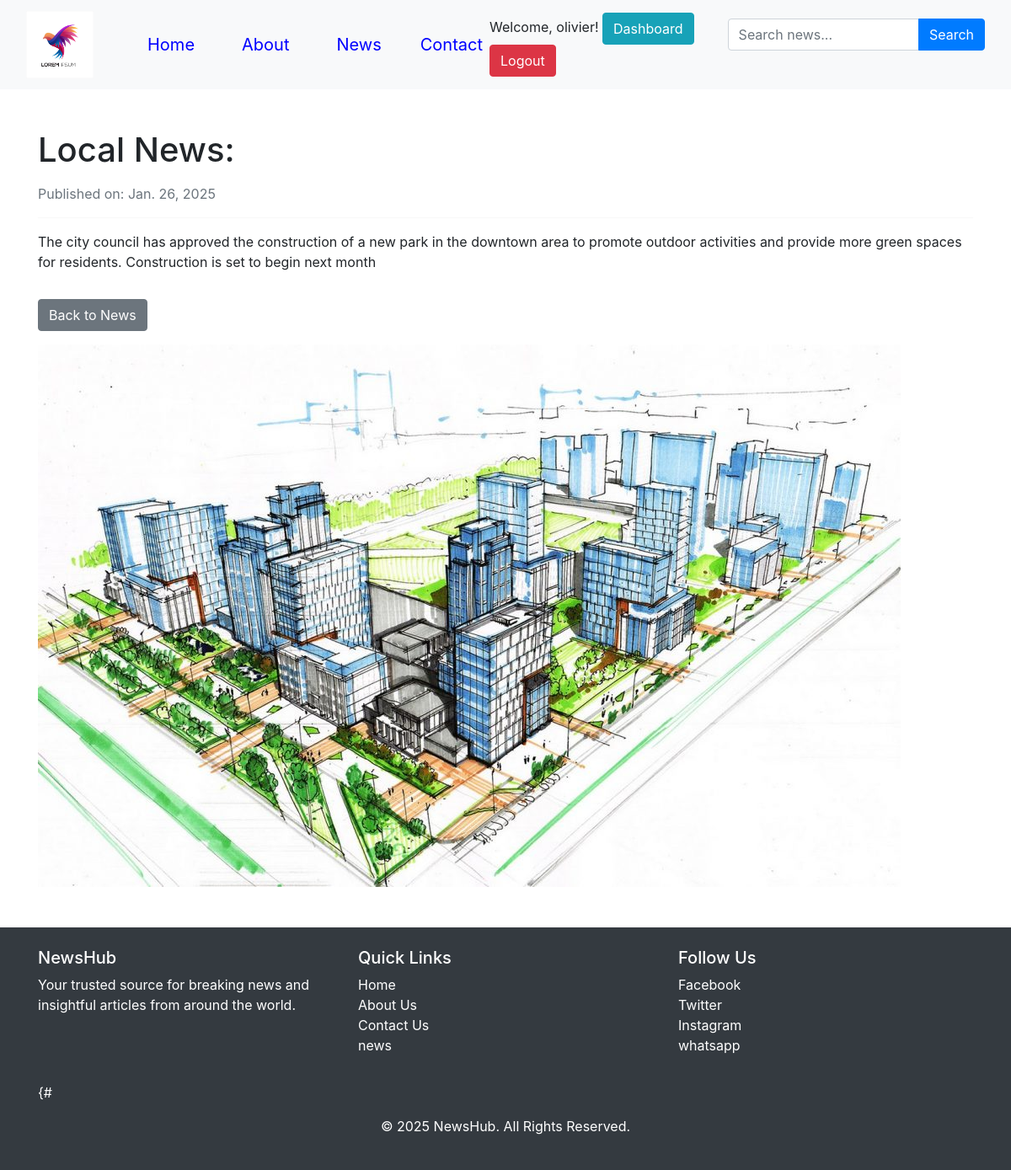
The page /news/eee/ (signed in) on the database its author committed.
### newsapp/models.py (models this page shows, shortened)
class User(AbstractUser):
    is_admin = models.BooleanField(default=False)

class News(models.Model):
    title = models.CharField(max_length=200)
    summary = models.TextField()
    content = models.TextField()
    date = models.DateField(auto_now_add=True)
    image = models.ImageField(upload_to='news/', blank=True, null=True)
    url = models.SlugField(unique=True, max_length=100)

### newsapp/views.py (the view)
# urls.py: path('news/<slug:url>/', news_detail, name='news_detail'), # Single news detail
def news_detail(request, url):
    news = get_object_or_404(News, url=url)
    return render(request, 'news_detail.html', {'news': news})

### templates/news_detail.html
{% extends 'base.html' %}
{% block content %}
  <div class="container py-5">
    <h1 class="mb-3">{{ news.title }}</h1>
    <p class="text-muted">Published on: {{ news.date }}</p>
    <hr>
    <p>{{ news.content }}</p>
    <a href="{% url 'news_list' %}" class="btn btn-secondary mt-3">Back to News</a>
  {% if news.image %}
    <img src="{{ news.image.url }}" class="img-fluid mt-3" alt="{{ news.title }}">
  {% endif %}
  </div>
{% endblock content %}

### templates/base.html (shortened to what this page needs)
<!DOCTYPE html>
<html>
{% load static %}
<head>
    <link href="https://cdn.jsdelivr.net/npm/bootstrap@5.3.3/dist/css/bootstrap.min.css" rel="stylesheet">
       <link rel="stylesheet" href="https://stackpath.bootstrapcdn.com/bootstrap/4.5.2/css/bootstrap.min.css">
</head>
<body>
<nav class="navbar navbar-expand-lg bg-body-tertiary">
  <div class="container-fluid">
    <a class="navbar-brand" href="#"><img src="{% static 'mylog.avif' %}" alt="Logo" width="80" height="80"> </a>
    <div class="collapse navbar-collapse" id="navbarSupportedContent">
      <ul class="navbar-nav me-auto mb-2 mb-lg-0">
        <li class="nav-item">
          <a class="nav-link active" aria-current="page" href="{% url 'home' %}" style="margin-left: 40px; color: blue; font-size: 20px;">Home</a>
        </li>
           <li class="nav-item">
          <a class="nav-link active" aria-current="page" href="{% url 'about' %}" style="margin-left: 40px; color: blue; font-size:20px;">About</a>
        </li>
           <li class="nav-item">
          <a class="nav-link active" aria-current="page" href="{% url 'news_list' %}" style="margin-left: 40px; color: blue; font-size:20px;">News</a>
        </li>
           <li class="nav-item">
          <a class="nav-link active" aria-current="page" href="{% url 'contact_us' %}" style="margin-left: 30px; color: blue; font-size: 20px;">Contact</a>
        </li>
      </ul>
        <nav>
    {% if user.is_authenticated %}
        <span>Welcome, {{ user.username }}!</span>
        {% if user.is_staff %}
            <a href="{% url 'dashboard' %}" class="btn btn-info">Dashboard</a>
        {% endif %}
        <form method="POST" action="{% url 'logout' %}" style="display:inline;">
            <button type="submit" class="btn btn-danger">Logout</button>
        </form>
    {% else %}
        <a href="{% url 'login' %}" class="btn btn-primary">Login</a>
        <a href="{% url 'signup' %}" class="btn btn-secondary">Sign Up</a>
    {% endif %}
</nav>
     <form method="get" action="{% url 'search_results' %}" class="mb-4">
        <div class="input-group">
            <input type="text" class="form-control" name="query" placeholder="Search news..." value="{{ request.GET.query }}">
            <button class="btn btn-primary" type="submit">Search</button>
        </div>
    </form>
    </div>
  </div>
</nav>
	<main>
		{% block content %}
		{% endblock %}
	</main>
<footer class="bg-dark text-white py-4">
        <div class="container">
            <div class="row">
                <div class="col-md-4 mb-3">
                    <h5>NewsHub</h5>
                    <p>Your trusted source for breaking news and insightful articles from around the world.</p>
                </div>
                <div class="col-md-4 mb-3">
                    <h5>Quick Links</h5>
                    <ul class="list-unstyled">
                        <li><a href="{% url 'home' %}" class="text-white">Home</a></li>
                        <li><a href="{% url 'about' %}" class="text-white">About Us</a></li>
                        <li><a href="{% url 'contact_us' %}" class="text-white">Contact Us</a></li>
                        <li><a href="{% url 'news_list' %}" class="text-white">news</a></li>
                    </ul>
                </div>
                <div class="col-md-4 mb-3">
                    <h5>Follow Us</h5>
                    <ul class="list-unstyled">
                        <li style="place holder:color:blue"><a href="https://www.facebook.com" class="text-white">Facebook</a></li>
                        <li><a href="http://www.Twitter" class="text-white">Twitter</a></li>
                        <li><a href="https://www.instagram.com" class="text-white">Instagram</a></li>
                        <li><a href="http://wa.me/+250791906128" class="text-white">whatsapp</a></li>
                    </ul>
                </div>
            </div>
{#            <div class="text-center pt-3">
                <p>&copy; 2025 NewsHub. All Rights Reserved.</p>
            </div>
        </div>
    </footer>
</body>
</html>

### rows shown on the page
User: username "olivier"
News: title "Local News:", date "Jan. 26, 2025", content "The city council has approved the construction of a new park in the downtown area to promote outdoor activities and provide more green spaces for residents. Construction is set to begin next month", image (picture)
